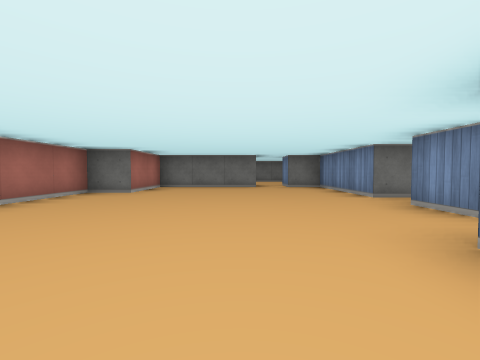
[1] (above)

17 first-person views from a walk through a cub3D ray-caster map. The camera is about half as high as the walls, tilts 2° down and sees 90° across. The floor is counted in squares. Each view is taken from the middle of a square. On the plan, view 1 faces up. The plan holds only what a view shows up to about 9 squares ahead; the rest is blank.

[2]
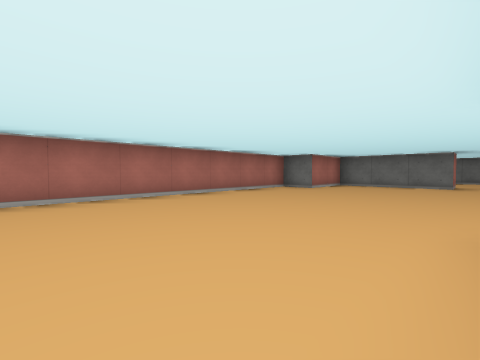

[3]
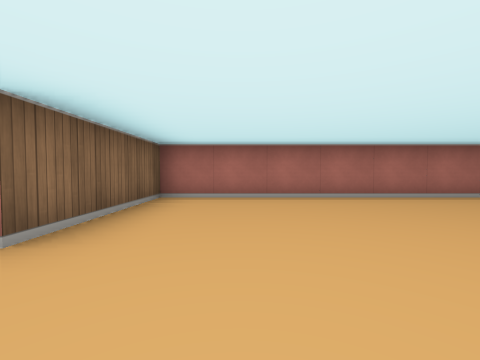

[4]
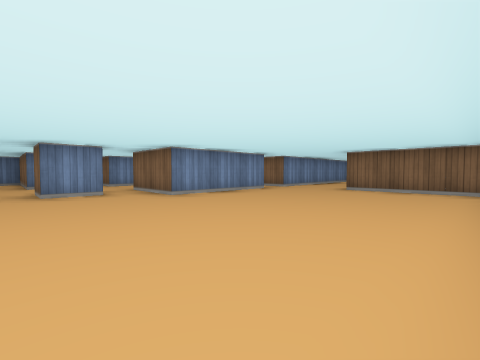

[5]
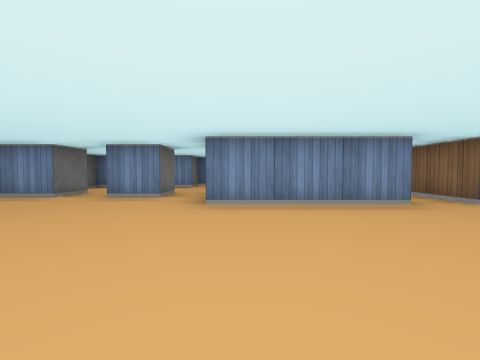

[6]
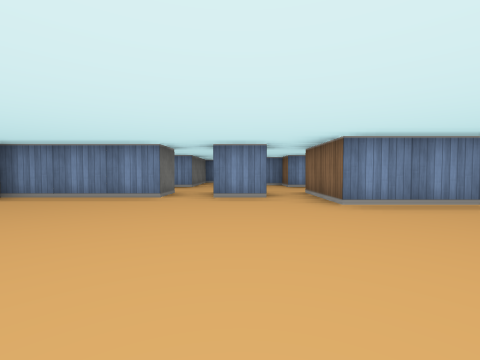

[7]
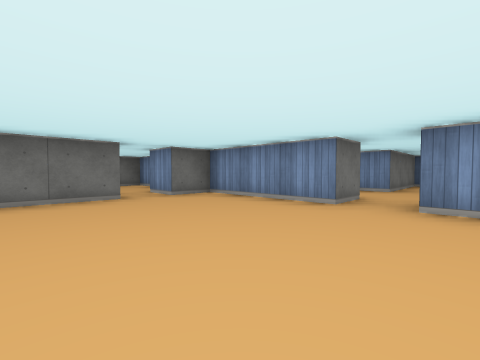

[8]
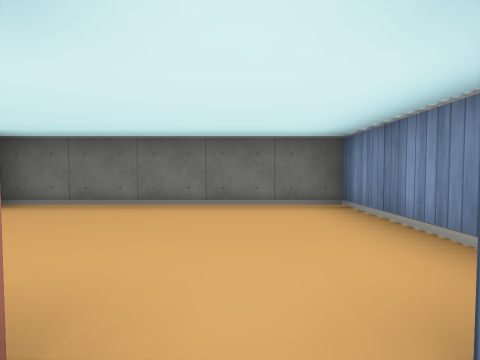

[9]
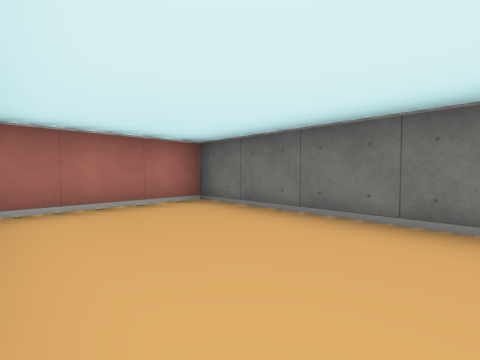

[10]
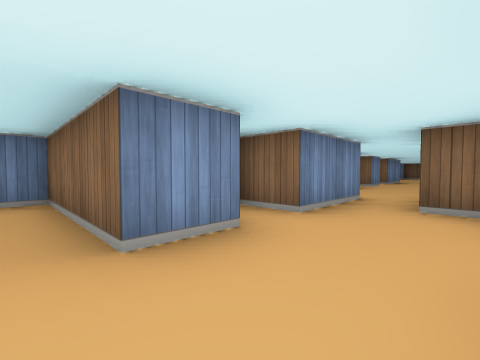

[11]
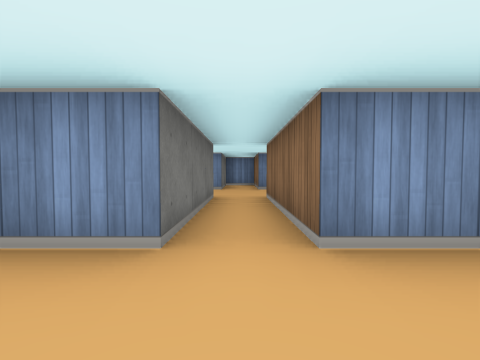

[12]
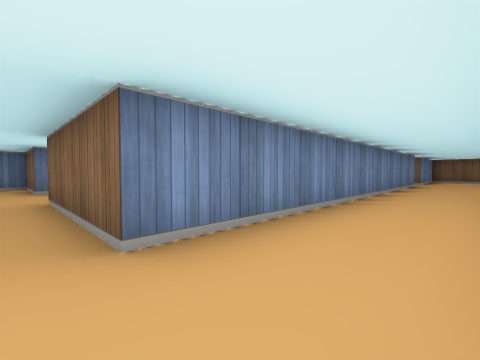

[13]
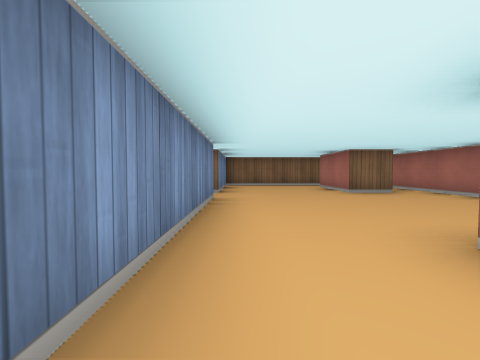

[14]
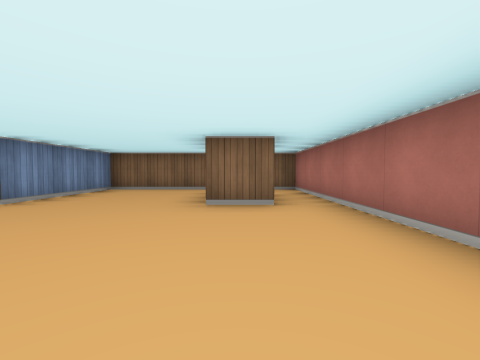

[15]
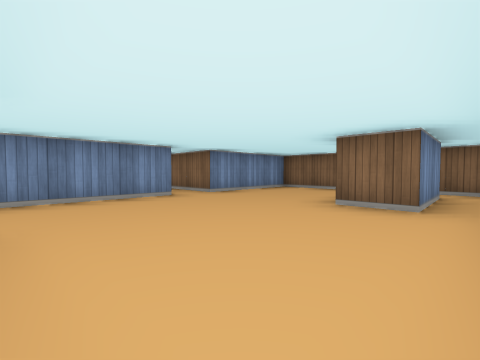

[16]
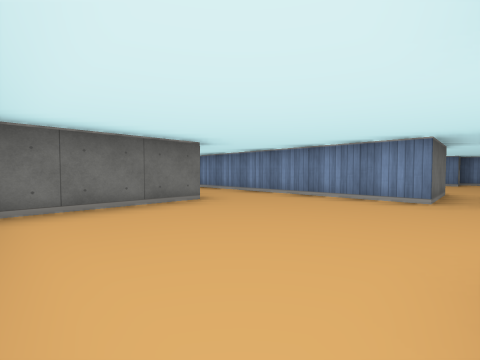

[17]
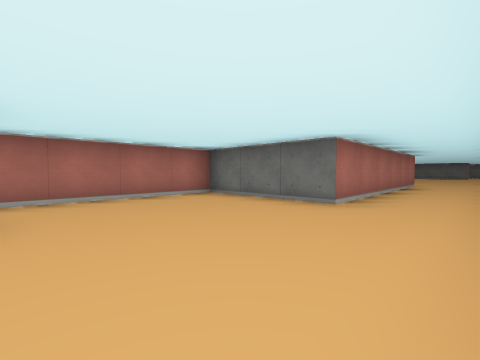

### Floor plan
Ten units are one square. View 1 is at (0, 0); x grows to the right and y downward. Boxes are objects, and circles mark ways between rooms. Rooms are numbered by the first view taken in them; rooms with no view inside come last. Other rooms are left out.
<svg viewBox="-40 -120 130 280">
<path fill="none" stroke="#000" d="M35 -25 25 -25 25 -35 35 -35M36 -45 25 -45 25 -75 15 -75M39 -5 45 -5M5 -75 -25 -75 -25 -55 -35 -55 -35 25 -5 25M55 -6 55 -15 65 -15 65 -25 55 -25 55 -35 85 -35 85 -45 55 -45 55 -55 50 -55M15 25 45 25M45 15 15 15 15 -15 35 -15M5 -85 5 -75M25 -95 25 -115 -25 -115 -25 -89M15 -75 15 -85M-25 125 -15 125 -15 145M35 115 15 115 15 25M-15 155 15 155 15 125 34 125M-5 25 -5 85 -35 85 -35 125M55 6 55 -6M65 25 85 25 85 15M81 15 66 15M-25 145 -25 125M-35 125 -35 155 -15 155"/>
<circle cx="10" cy="-80" r="3" fill="#2a7"/>
<circle cx="5" cy="30" r="3" fill="#2a7"/>
<circle cx="45" cy="5" r="3" fill="#2a7"/>
<circle cx="-20" cy="150" r="3" fill="#2a7"/>
<circle cx="-30" cy="135" r="3" fill="#2a7"/>
<text x="10" y="-30">1</text>
<text x="0" y="-100">2</text>
<text x="0" y="100">3</text>
<text x="60" y="10">4</text>
<text x="-30" y="140">5</text>
</svg>
Room 1 opens to room 2. Room 1 opens to room 3. Room 1 opens to room 4. Room 3 opens to room 5.

Where each view was taken, in squares from view 1:
view 1: 0 up, 0 right, facing up
view 2: 1 down, 1 right, facing up-left
view 3: 1 down, 1 right, facing left
view 4: 4 up, 3 left, facing down-right
view 5: 1 up, 2 left, facing right
view 6: 3 up, 2 left, facing right
view 7: 3 up, 1 left, facing up-right
view 8: 8 up, 1 right, facing up
view 9: 9 up, 1 right, facing up-left
view 10: 4 up, 4 right, facing down-right
view 11: 2 down, 0 right, facing right
view 12: 2 down, 0 right, facing down-right
view 13: 7 down, 1 right, facing down
view 14: 9 down, 2 left, facing down
view 15: 9 down, 3 left, facing down-right
view 16: 12 down, 3 left, facing up-right
view 17: 12 down, 1 right, facing up-left
